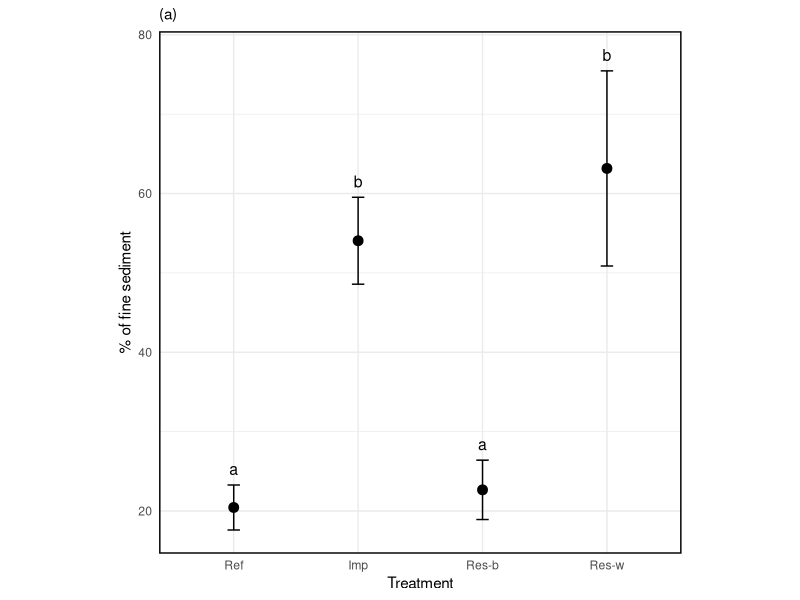
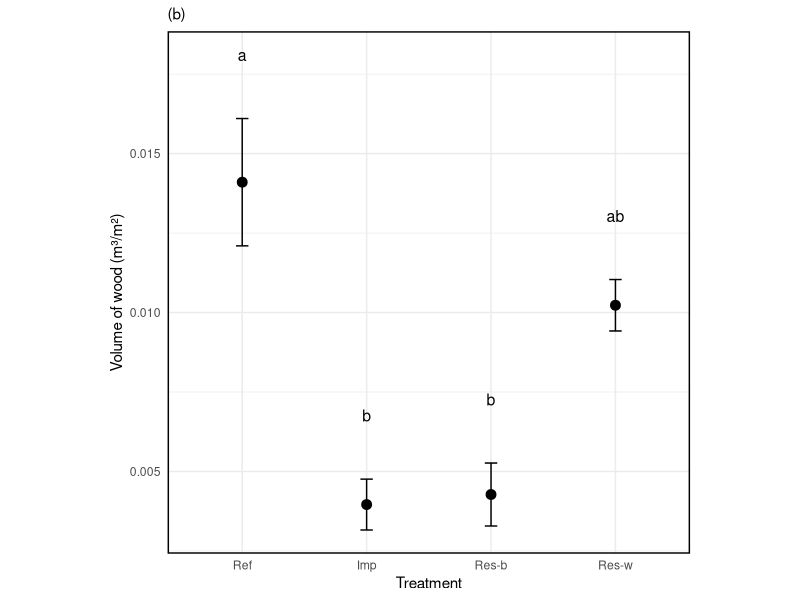
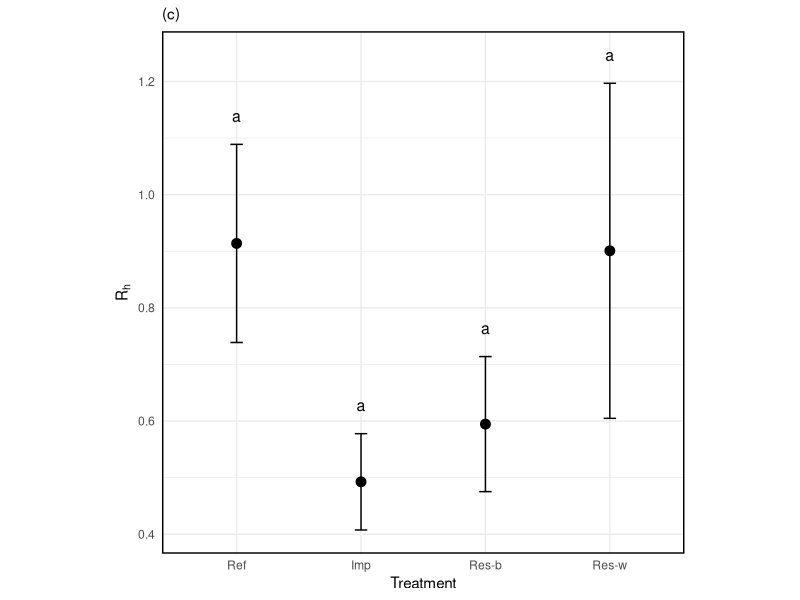
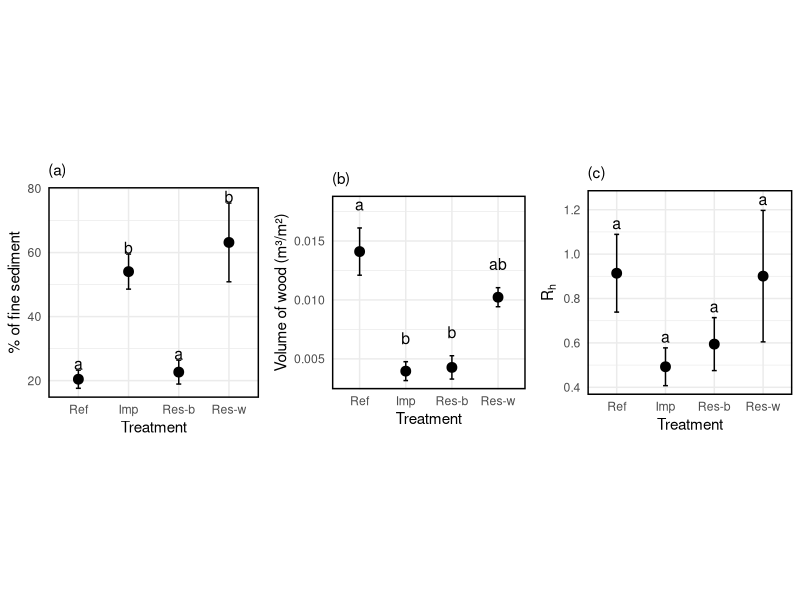

These figures' R source, in order:
## ---- chunk 1

# Use function install.packages("NAME OF PACKAGE") then load package in library if needed

# Load essential packages

library(readxl)    # to read Excel files
library(dplyr)     # for data wrangling
library(ggplot2)   # for plotting
library(gridExtra) # to arrange multiple plots if desired

## ---- chunk 2
# Load in our data set

data <- read.csv("environmentalVariables.csv")

## ---- chunk 3
# Set a custom order for the Treatment variable

data$Treatment <- factor(data$Treatment, levels = c("Ref", "Imp", "Res-b", "Res-w"))
## ---- chunk 4
# Run ANOVAs for each response variable

aov_sed <- aov(Fine_Sediment ~ Treatment, data = data)

aov_lwd <- aov(LWD_Volume ~ Treatment, data = data)

aov_rh  <- aov(Rh ~ Treatment, data = data)

## ---- chunk 5
# Summarize the information from the Fine_Sediment ANOVA function to see what output information it gives

summary(aov_sed)

lm(Fine_Sediment ~ Treatment, data = data)


## ---- chunk 6
# Summary(name of first object with function)
summary(aov_sed)

# Summary(name of second object with function)
summary(aov_lwd)

# Summary(name of third object with function)
summary(aov_rh)

## ---- chunk 7
# Post-hoc comparisons (optional, shows which groups differ)

print(TukeyHSD(aov_sed))

print(TukeyHSD(aov_lwd))

print(TukeyHSD(aov_rh))

## ---- chunk 8

sed_summary <- data %>%
  group_by(Treatment) %>%
  summarise(
    mean = mean(Fine_Sediment, na.rm = TRUE),
    se = sd(Fine_Sediment, na.rm = TRUE) / sqrt(n())
  ) %>%
  mutate(Treatment = factor(Treatment, levels = c("Ref", "Imp", "Res-b", "Res-w"))) %>%
  arrange(Treatment)

# Tukey group letters based on Tukey result

sed_summary$group <- c("a", "b", "a", "b")

## ---- chunk 9

lwd_summary <- data %>%
  group_by(Treatment) %>%
  summarise(
    mean = mean(LWD_Volume, na.rm = TRUE),
    se = sd(LWD_Volume, na.rm = TRUE) / sqrt(n())
  ) %>%
  mutate(Treatment = factor(Treatment, levels = c("Ref", "Imp", "Res-b", "Res-w"))) %>%
  arrange(Treatment)

# Tukey group letters based on result

lwd_summary$group <- c("a", "b", "b", "ab")

## ---- chunk 10

rh_summary <- data %>%
  group_by(Treatment) %>%
  summarise(
    mean = mean(Rh, na.rm = TRUE),
    se = sd(Rh, na.rm = TRUE) / sqrt(n())
  ) %>%
  mutate(Treatment = factor(Treatment, levels = c("Ref", "Imp", "Res-b", "Res-w"))) %>%
  arrange(Treatment)

# Tukey group letters based on result

rh_summary$group <- c("a", "a", "a", "a")

## ---- chunk 11
# Base theme used in all plots

base_theme <- theme_minimal() +
  theme(
    panel.border = element_rect(color = "black", fill = NA, linewidth = 1),
    aspect.ratio = 1  # make plot panels square
  )

## ---- chunk 12

p1 <- ggplot(sed_summary, aes(x = Treatment, y = mean)) +
  geom_point(size = 3) +
  geom_errorbar(aes(ymin = mean - se, ymax = mean + se), width = 0.1) +
  geom_text(aes(label = group, y = mean + se + 2), size = 4) +
  labs(x = "Treatment", y = "% of fine sediment", subtitle = "(a)") +
  base_theme +
  coord_fixed()

## ---- chunk 13

p2 <- ggplot(lwd_summary, aes(x = Treatment, y = mean)) +
  geom_point(size = 3) +
  geom_errorbar(aes(ymin = mean - se, ymax = mean + se), width = 0.1) +
  geom_text(aes(label = group, y = mean + se + 0.002), size = 4) +
  labs(x = "Treatment", y = "Volume of wood (m³/m²)", subtitle = "(b)") +
  base_theme +
  coord_fixed()

## ---- chunk 14

p3 <- ggplot(rh_summary, aes(x = Treatment, y = mean)) +
  geom_point(size = 3) +
  geom_errorbar(aes(ymin = mean - se, ymax = mean + se), width = 0.1) +
  geom_text(aes(label = group, y = mean + se + 0.05), size = 4) +
  labs(x = "Treatment", y = expression(R[h]), subtitle = "(c)") +
  base_theme +
  coord_fixed()

## ---- chunk 15

print(p1)
print(p2)
print(p3)

## ---- chunk 16

grid.arrange(p1, p2, p3, ncol = 3)
